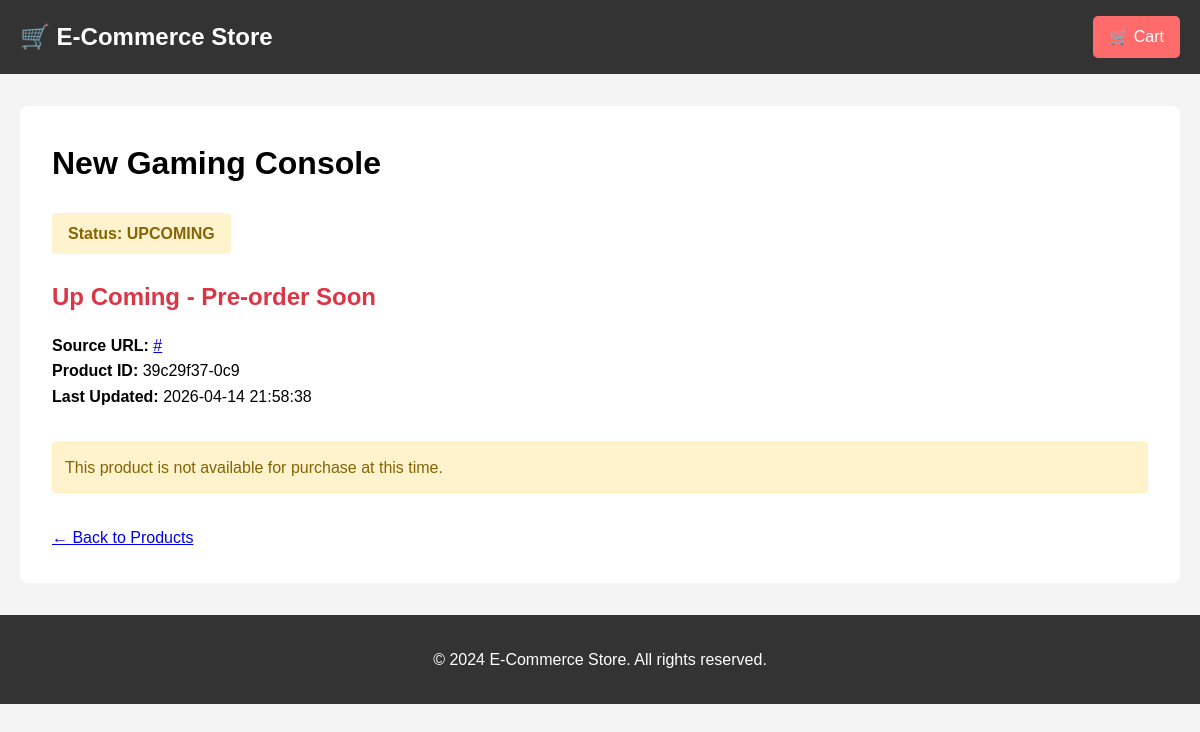
Screenshot of /product/39c29f37-0c9 with the database file from the repository.
### models.py (models this page shows, shortened)
class Product(db.Model):
    __tablename__ = 'products'
    id = db.Column(db.String(50), primary_key=True)
    name = db.Column(db.String(200), nullable=False)
    price = db.Column(db.Float, nullable=True)
    status = db.Column(db.Enum(ProductStatus), nullable=False, default=ProductStatus.OUT_OF_STOCK)
    original_price_text = db.Column(db.String(100))
    url = db.Column(db.String(500))
    created_at = db.Column(db.DateTime, default=datetime.utcnow)
    updated_at = db.Column(db.DateTime, default=datetime.utcnow, onupdate=datetime.utcnow)
    def is_available_for_purchase(self) -> bool:
        return self.status == ProductStatus.IN_STOCK and self.price is not None

### app.py (the view)
@app.route('/product/<product_id>')
def product_detail(product_id):
    product = Product.query.get_or_404(product_id)
    return render_template('product_detail.html', product=product)

### app.py (called while the page is built)
def get_cart_count():
    if 'cart_session_id' in session:
        return CartItem.query.filter_by(session_id=session['cart_session_id']).count()
    return 0

@app.context_processor
def utility_processor():
    return {
        'cart_count': get_cart_count,
        'ProductStatus': ProductStatus
    }

@app.before_request
def before_request():
    if 'cart_session_id' not in session:
        session['cart_session_id'] = str(uuid.uuid4())

### templates/product_detail.html (shortened to what this page needs)
{% extends "base.html" %}
{% block content %}
<div style="background: #fff; padding: 2rem; border-radius: 8px;">
    <h1>{{ product.name }}</h1>
    <div style="margin: 1rem 0;">
        <div class="status {{ product.status.value }}" style="font-size: 1rem; padding: 0.5rem 1rem;">
            Status: {{ product.status.value.replace('_', ' ').upper() }}
        </div>
        {% if product.price %}
            <div class="price" style="font-size: 2rem; margin: 1rem 0;">${{ "%.2f"|format(product.price) }}</div>
        {% else %}
            <div class="price unavailable" style="font-size: 1.5rem; margin: 1rem 0;">
                {{ product.original_price_text or 'Price not available' }}
            </div>
        {% endif %}
        {% if product.url %}
            <p><strong>Source URL:</strong> <a href="{{ product.url }}" target="_blank">{{ product.url }}</a></p>
        {% endif %}
        <p><strong>Product ID:</strong> {{ product.id }}</p>
        <p><strong>Last Updated:</strong> {{ product.updated_at.strftime('%Y-%m-%d %H:%M:%S') if product.updated_at else 'N/A' }}</p>
    </div>
    {% if product.is_available_for_purchase() %}
        <form method="POST" action="{{ url_for('add_to_cart', product_id=product.id) }}" style="margin-top: 2rem;">
            <div style="display: flex; gap: 1rem; align-items: center;">
                <div>
                    <label for="quantity">Quantity:</label>
                    <input type="number" id="quantity" name="quantity" value="1" min="1" max="99" style="width: 80px; margin-left: 0.5rem;">
                </div>
                <button type="submit" class="btn btn-primary">Add to Cart</button>
                <a href="{{ url_for('view_cart') }}" class="btn btn-secondary">View Cart</a>
            </div>
        </form>
    {% else %}
        <div class="flash warning" style="margin-top: 2rem;">
            This product is not available for purchase at this time.
        </div>
    {% endif %}
    <div style="margin-top: 2rem;">
        <a href="{{ url_for('index') }}">← Back to Products</a>
    </div>
</div>
{% endblock %}

### templates/base.html (style rules this page uses)
* { margin: 0; padding: 0; box-sizing: border-box; }
body { font-family: Arial, sans-serif; line-height: 1.6; background-color: #f4f4f4; }
.flash { padding: 0.75rem; margin-bottom: 0.5rem; border-radius: 4px; }
.flash.warning { background-color: #fff3cd; color: #856404; border: 1px solid #ffeeba; }
.price { font-size: 1.25rem; font-weight: bold; color: #28a745; margin: 0.5rem 0; }
.price.unavailable { color: #dc3545; }
.status { display: inline-block; padding: 0.25rem 0.5rem; border-radius: 4px; font-size: 0.75rem; font-weight: bold; margin: 0.5rem 0; }
.status.upcoming { background-color: #fff3cd; color: #856404; }

### rows the page displays
Product: name "New Gaming Console", status.value.replace "UPCOMING", original_price_text "Up Coming - Pre-order Soon", url "#", id "39c29f37-0c9", updated_at "2026-04-14 21:58:38"
